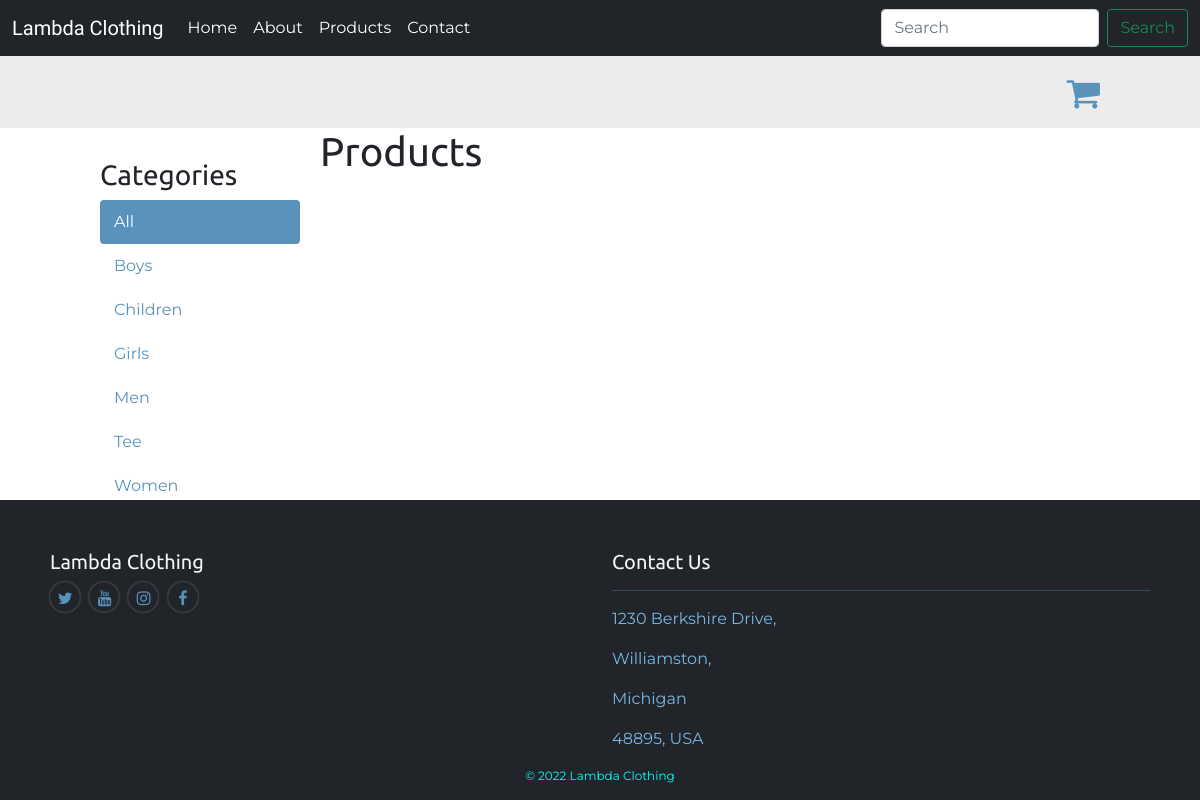
/boys/, run on the app's committed database.
### shop/models.py (models this page shows, shortened)
class Category(models.Model):
    name = models.CharField(max_length=200, db_index=True)
    slug = models.SlugField(max_length=200, unique=True)
    class Meta:
        ordering = ('name',)
        verbose_name = 'category'
        verbose_name_plural = 'categories'
    def get_absolute_url(self):
        return reverse('shop:product_list_by_category', args=[self.slug])

### shop/views.py (the view)
# urls.py: path('<slug:category_slug>/', views.product_list, name='product_list_by_category'),
def product_list(request, category_slug=None):
    category = None
    categories = Category.objects.all()
    products = Product.objects.filter(available=True)
    if category_slug:
        category = get_object_or_404(Category, slug=category_slug)
        products = products.filter(category=category)
    return render(request, 'shop/product/list.html', {'categories':categories, 'products': products})

### shop/templates/shop/product/list.html (shortened to what this page needs)
{% extends "shop/base.html" %}
{% load static %}
{% block content  %}
    <div id="sidebar">
    <h3>Categories</h3>
    <ul>
        <li {% if not category %}class="selected"{% endif %}>
            <a href="{% url 'shop:product_list' %}">All</a>
        </li>
        {% for c in categories %}
            <li {% if category.slug == c.slug %}class="selected"{% endif %}>
                <a href="{{ c.get_absolute_url }}">{{ c.name }}</a>
            </li>
        {% endfor  %}
    </ul>
    </div>
    <div id="main" class="product_list">
    <h1>{% if category %}{{ category.name }}{% else %}Products{% endif %}</h1>
    </div>
{% endblock %}

### shop/static/css/base.css (style rules this page uses)
body { margin:0; padding:0; font-family: 'Montserrat', sans-serif; }
h1, h2, h3, h4, h5 , h6 { font-family: 'Ubuntu', sans-serif; font-weight:normal; }
a { text-decoration:none; color:#5993bb; }
#sidebar { width:220px; padding:30px 20px 0 0; float:left; }
#sidebar ul { margin:0; padding:0; }
#sidebar ul li { margin:0; list-style:none; padding:10px 14px; }
#sidebar ul li a { display:block; }
#sidebar ul li.selected { background:#5993bb; border-radius:4px; }
#sidebar ul li.selected a { color:#fff; }
#main { float:left; width: 96%; margin-right:-220px; overflow:hidden; }

### data on the page
Category: name "Boys"
Category: name "Children"
Category: name "Girls"
Category: name "Men"
Category: name "Tee"
Category: name "Women"
